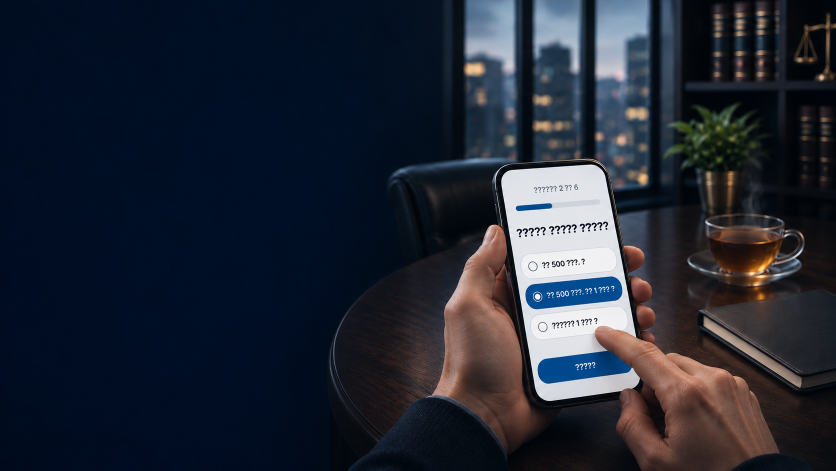
#> input picture design/proverka/hero-bg-quiz.png, 1672 x 941 px (shown at 1/2 size)
$ python phonetext.py hero-bg-quiz.png hero-bg-quiz-fixed.png hero-bg-quiz-fixed.png
#> lines starting #> are read from the running program, lines starting #| are printed output that depends on the picture
"""Вписывает текст квиза на экран телефона (генератор ломает кириллицу). Текст и выбранная кнопка наклонены вместе с телефоном.
python -I phonetext.py hero-bg-quiz.png hero-bg-quiz-fixed.png [crop.png]"""
from PIL import Image, ImageDraw, ImageFont
import math, sys
src,out=sys.argv[1:3]; crop=sys.argv[3] if len(sys.argv)>3 else None
im=Image.open(src).convert('RGB'); px=im.load()
#> further down, im is the input picture: PIL image 1672x941 RGB; mean R, G, B 34.2, 39.7, 52
F='C:/Windows/Fonts/'; SLOPE=0.087; ANG=math.degrees(math.atan(SLOPE)); K=4

def colfill(x0,y0,x1,y1):
    for x in range(x0,x1+1):
        a=px[x,y0-2]; b=px[x,y1+2]
        la=sum(a)/3; lb=sum(b)/3
        if abs(la-lb)>60:
            if la<lb and la<120: b=a
            elif lb<la and lb<120: a=b
        for y in range(y0,y1+1):
            t=(y-y0)/max(1,(y1-y0))
            px[x,y]=tuple(int(a[i]*(1-t)+b[i]*t) for i in range(3))

# 1) стереть сломанные надписи (кроме выбранной кнопки — её перерисуем целиком)
for r in [(1062,365,1162,388),(1029,440,1222,478),(1080,515,1172,542),(1100,633,1190,661),(1146,720,1196,743)]:
    colfill(*r)
for x in range(1186,1200):
    for y in range(626,652):
        r_,g_,b_=px[x,y]
        if max(r_,g_,b_)-min(r_,g_,b_)<28 and (r_+g_+b_)/3<215: px[x,y]=(237,238,242)

def paste_rotated(layer, cx, cy):
    rot=layer.rotate(ANG, resample=Image.BICUBIC, expand=True)
    rot=rot.resize((rot.width//K, rot.height//K), Image.LANCZOS)
    im.paste(rot,(int(round(cx-rot.width/2)),int(round(cy-rot.height/2))),rot)

def text_at(t, font_file, size, color, cx=None, x_left=None, line=None, cy=None):
    font=ImageFont.truetype(F+font_file, size*K)
    d0=ImageDraw.Draw(Image.new('RGBA',(1,1)))
    w=d0.textlength(t,font=font); bb=font.getbbox(t)
    pad=6*K; L=Image.new('RGBA',(int(w)+2*pad, (bb[3]-bb[1])+2*pad),(0,0,0,0))
    ImageDraw.Draw(L).text((pad,pad-bb[1]),t,font=font,fill=color)
    if cx is None: cx=x_left+w/K/2
    if cy is None: cy=line[1]-(cx-line[0])*SLOPE
    paste_rotated(L,cx,cy)

# 2) выбранная кнопка: синяя «таблетка» с радио и текстом, повёрнута как телефон
PCX,PCY,PW,PH=1147.5,584.7,198,52
L=Image.new('RGBA',(PW*K,PH*K),(0,0,0,0)); d=ImageDraw.Draw(L)
#> after `L = Image.new('RGBA', (PW * K, PH * K), (0, 0, 0, 0))`: L: PIL image 792x208 RGBA; every value is 0
d.rounded_rectangle((0,0,PW*K-1,PH*K-1),radius=PH*K//2,fill=(2,76,145,255))
rcx=(1073.3-PCX+PW/2)*K; rcy=PH*K/2
for r,c in ((9.5,(255,255,255,255)),(7,(2,76,145,255)),(4.5,(255,255,255,255))):
    d.ellipse((rcx-r*K,rcy-r*K,rcx+r*K,rcy+r*K),fill=c)
font=ImageFont.truetype(F+'seguisb.ttf',12*K); t='от 500 тыс. до 1 млн ₽'; bb=font.getbbox(t)
d.text(((1092-PCX+PW/2)*K, rcy-(bb[3]-bb[1])/2-bb[1]),t,font=font,fill=(255,255,255,255))
paste_rotated(L,PCX,PCY)
#> in paste_rotated, `rot=rot.resize((rot.width//K, rot.height//K), Image.LANCZOS)`:
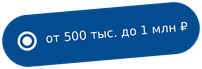
#> rot: PIL image 202x69 RGBA; mean R, G, B, A 10.7, 62.9, 113.1, 177.7; transparent parts drawn white

# 3) остальные надписи — вдоль наклона экрана
text_at('Вопрос 2 из 6','segoeui.ttf',12,(120,124,132),cx=1112,line=(1112,376.5))
#> in text_at, `L = Image.new('RGBA', (int(w) + 2 * pad, bb[3] - bb[1] + 2 * pad), (0,`: L: PIL image 391x94 RGBA; every value is 0
#> call 2 of paste_rotated, with cx = 1112, cy = 376.5
#> in paste_rotated (call 2), `rot=layer.rotate(ANG, resample=Image.BICUBIC, expand=True)`:
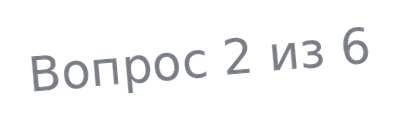
#> rot: PIL image 399x128 RGBA; mean R, G, B, A 10.4, 10.7, 11.5, 16.2; transparent parts drawn white
text_at('Какая сумма долга?','segoeuib.ttf',18,(29,30,33),cx=1125,line=(1125,459))
#> call 2 of text_at, with t = 'Какая сумма долга?', font_file = 'segoeuib.ttf', size = 18, color = (29, 30, 33), cx = 1125, line = (1125, 459)
#> in text_at (call 2), `L = Image.new('RGBA', (int(w) + 2 * pad, bb[3] - bb[1] + 2 * pad), (0,`: L: PIL image 814x116 RGBA; every value is 0
#> in text_at (call 2), `ImageDraw.Draw(L).text((pad,pad-bb[1]),t,font=font,fill=color)`:
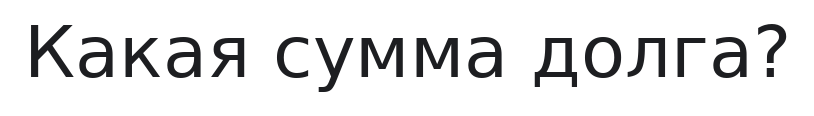
#> L: PIL image 814x116 RGBA; mean R, G, B, A 3.7, 3.9, 4.3, 28.3; transparent parts drawn white
text_at('до 500 тыс. ₽','seguisb.ttf',13,(29,30,33),x_left=1084,line=(1126,528.5))
#> call 3 of text_at, with t = 'до 500 тыс. ₽', font_file = 'seguisb.ttf', size = 13, color = (29, 30, 33), x_left = 1084, line = (1126, 528.5)
#> in text_at (call 3), `L = Image.new('RGBA', (int(w) + 2 * pad, bb[3] - bb[1] + 2 * pad), (0,`: L: PIL image 414x94 RGBA; every value is 0
#> in text_at (call 3), `ImageDraw.Draw(L).text((pad,pad-bb[1]),t,font=font,fill=color)`:
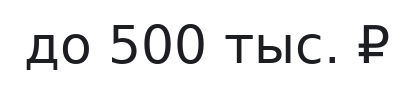
#> L: PIL image 414x94 RGBA; mean R, G, B, A 3.2, 3.3, 3.6, 22.8; transparent parts drawn white
text_at('больше 1 млн ₽','seguisb.ttf',13,(29,30,33),x_left=1103,line=(1145,647))
#> call 4 of text_at, with t = 'больше 1 млн ₽', font_file = 'seguisb.ttf', size = 13, color = (29, 30, 33), x_left = 1103, line = (1145, 647)
#> in text_at (call 4), `L = Image.new('RGBA', (int(w) + 2 * pad, bb[3] - bb[1] + 2 * pad), (0,`: L: PIL image 477x90 RGBA; every value is 0
#> in text_at (call 4), `ImageDraw.Draw(L).text((pad,pad-bb[1]),t,font=font,fill=color)`:
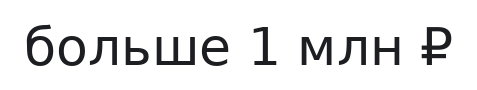
#> L: PIL image 477x90 RGBA; mean R, G, B, A 3.4, 3.5, 3.9, 24.8; transparent parts drawn white
#> in paste_rotated (call 5), `rot=layer.rotate(ANG, resample=Image.BICUBIC, expand=True)`:
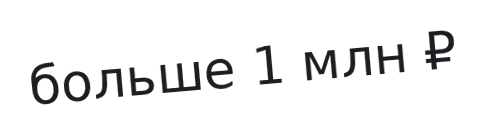
#> rot: PIL image 485x132 RGBA; mean R, G, B, A 2.4, 2.5, 2.7, 16.6; transparent parts drawn white
text_at('Далее','segoeuib.ttf',14,(255,255,255),cx=1171,line=(1171,731.5))
#> in text_at (call 5), `L = Image.new('RGBA', (int(w) + 2 * pad, bb[3] - bb[1] + 2 * pad), (0,`: L: PIL image 230x98 RGBA; every value is 0
im.save(out)
if crop: im.crop((1000,340,1290,780)).resize((580,880)).save(crop)
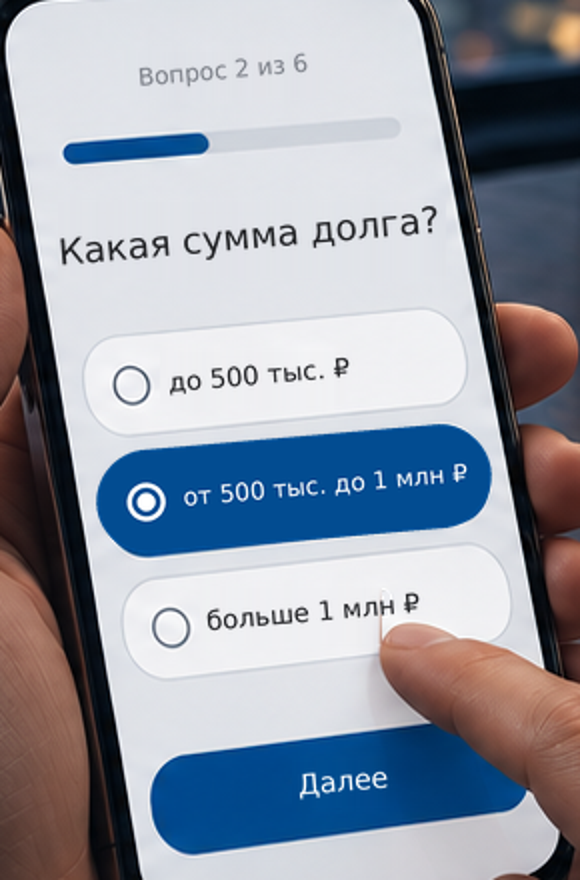
#> saved as hero-bg-quiz-fixed.png: PIL image 580x880 RGB; mean R, G, B 148, 153.8, 165.6

$ run again, with design/proverka/hero-bg.png copied over design/proverka/hero-bg-quiz.png
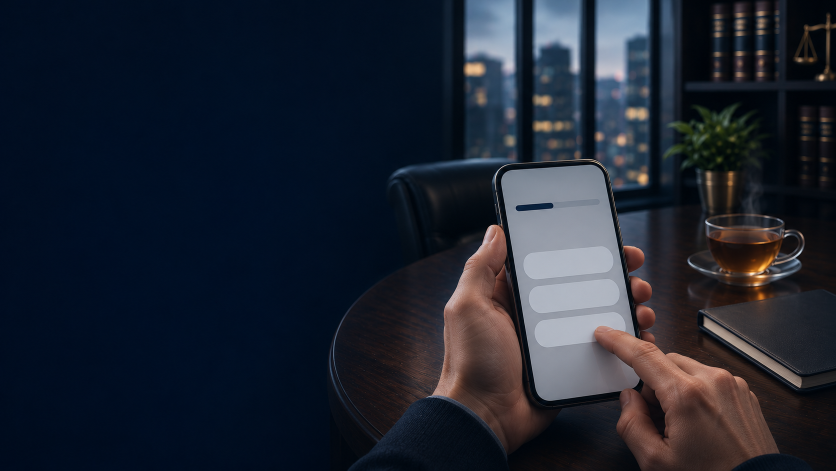
#> input picture design/proverka/hero-bg.png, 1672 x 941 px (shown at 1/2 size)
#> im is the input picture: PIL image 1672x941 RGB; mean R, G, B 30.4, 36.1, 48
#> `if crop: im.crop((1000,340,1290,780)).resize((580,880)).save(crop)`:
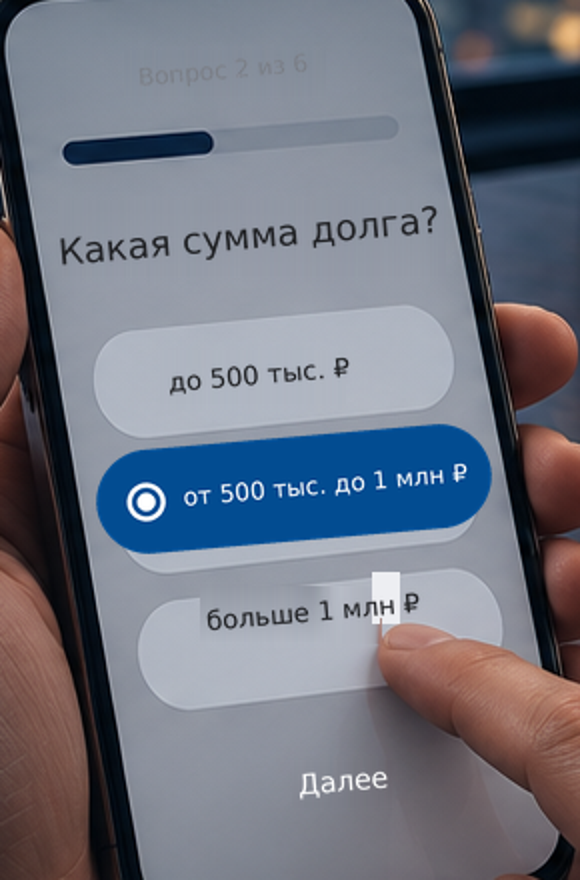
#> saved as hero-bg-quiz-fixed.png: PIL image 580x880 RGB; mean R, G, B 110.4, 114.5, 126.9
